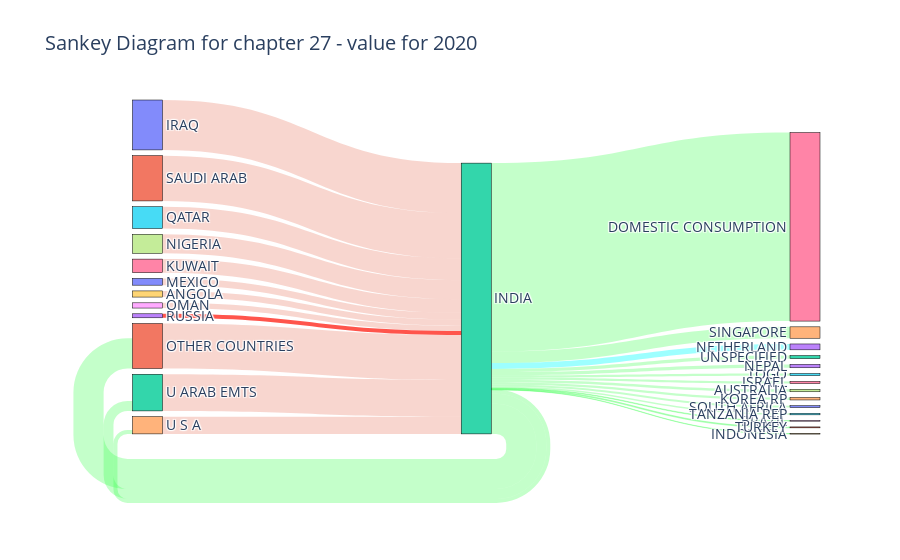

Notebook code for this chart:
### Code cell
fig = go.Figure(data=[go.Sankey(
    arrangement = 'freeform',
    valuesuffix = " Billion USD",
    node = dict(
      pad = 2,
      thickness = 30,
      line = dict(color = "black", width = 0.5),
      label = labels,
      color = "light blue"
    ),
    link = dict(
      source = source, # indices correspond to labels, eg A1, A2, A1, B1, ...
      target = target,
      value = value_2020, 
      color = color,
  ))])

fig.update_layout(title_text="Sankey Diagram for chapter 27 - value for 2020", font_size=14)
fig.show()
#plotly.offline.plot(fig, filename='sankey_27_value_2020.html', auto_open=True)
fig.write_image("/content/drive/MyDrive/Research/ankey_27_value_2020.png", width=1600, height=800, scale=5)

### Figure 1 — Plotly figure (JSON) as saved in the notebook; plotly's stock layout.template omitted (floating-point values rounded to 4 significant figures)
{"data": [{"arrangement": "freeform", "link": {"color": ["rgba(219, 53, 18, 0.2)", "rgba(219, 53, 18, 0.2)", "rgba(219, 53, 18, 0.2)", "rgba(255, 14, 0, 0.7)", "rgba(219, 53, 18, 0.2)", "rgba(219, 53, 18, 0.2)", "rgba(219, 53, 18, 0.2)", "rgba(219, 53, 18, 0.2)", "rgba(219, 53, 18, 0.2)", "rgba(219, 53, 18, 0.2)", "rgba(219, 53, 18, 0.2)", "rgba(219, 53, 18, 0.2)", "rgba(92, 255, 255, 0.6)", "rgba(62, 255, 82, 0.3)", "rgba(62, 255, 82, 0.3)", "rgba(62, 255, 82, 0.3)", "rgba(62, 255, 82, 0.3)", "rgba(62, 255, 82, 0.3)", "rgba(62, 255, 82, 0.3)", "rgba(62, 255, 82, 0.3)", "rgba(62, 255, 82, 0.3)", "rgba(62, 255, 82, 0.3)", "rgba(62, 255, 82, 0.3)", "rgba(62, 255, 82, 0.3)", "rgba(62, 255, 82, 0.3)", "rgba(62, 255, 82, 0.3)", "rgba(62, 255, 82, 0.3)", "rgba(62, 255, 82, 0.3)", "rgba(62, 255, 82, 0.3)"], "source": [0, 1, 2, 3, 4, 5, 6, 7, 8, 9, 10, 11, 12, 12, 12, 12, 12, 12, 12, 12, 12, 12, 12, 12, 12, 12, 12, 12, 12], "target": [12, 12, 12, 12, 12, 12, 12, 12, 12, 12, 12, 12, 13, 2, 4, 14, 15, 16, 17, 18, 19, 20, 21, 22, 23, 24, 25, 11, 26], "value": [16.2, 14.7, 11.9, 1.3, 5.6, 7.1, 4.4, 6.2, 1.7, 2, 2.2, 14.6, 1.9, 3.2, 1.3, 3.7, 0.7, 0.7, 0.8, 0.2, 0.1, 0.6, 0.3, 1, 1.1, 0.8, 0.5, 9.8, 61.2]}, "node": {"color": "light blue", "label": ["IRAQ", "SAUDI ARAB", "U ARAB EMTS", "RUSSIA", "U S A", "QATAR", "KUWAIT", "NIGERIA", "OMAN", "ANGOLA", "MEXICO", "OTHER COUNTRIES", "INDIA", "NETHERLAND", "SINGAPORE", "TOGO", "ISRAEL", "AUSTRALIA", "BRAZIL", "INDONESIA", "SOUTH AFRICA", "TURKEY", "UNSPECIFIED", "NEPAL", "KOREA RP", "TANZANIA REP", "DOMESTIC CONSUMPTION"], "line": {"color": "black", "width": 0.5}, "pad": 2, "thickness": 30}, "type": "sankey", "valuesuffix": " Billion USD"}], "layout": {"font": {"size": 14}, "title": {"text": "Sankey Diagram for chapter 27 - value for 2020"}}}
